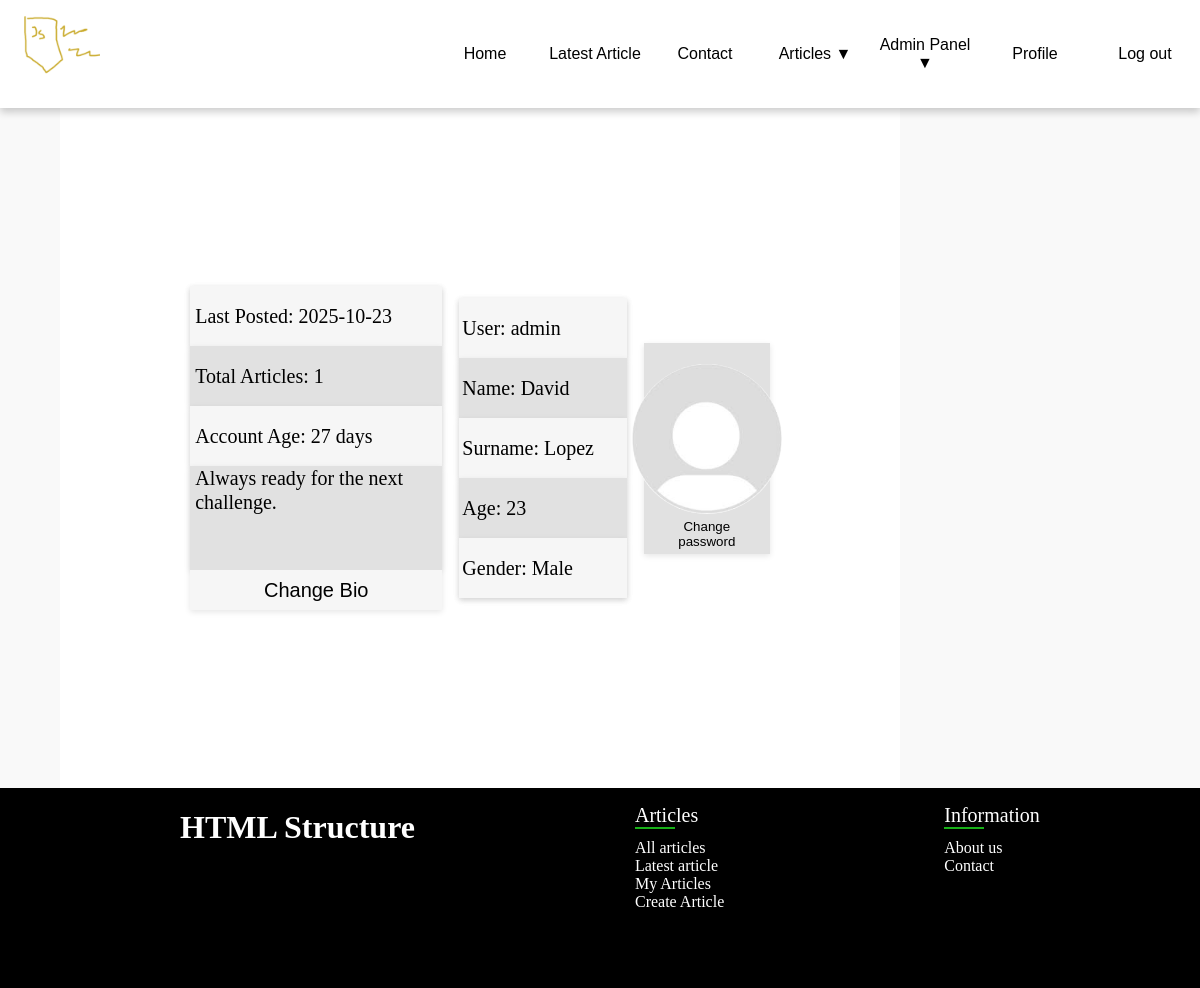
Page /profile.php (signed in) on the committed database.
### tables this page shows
CREATE TABLE `articles` (
  `id` int(11) NOT NULL,
  `title` text DEFAULT NULL,
  `article` text DEFAULT NULL,
  `ownerID` int(11) DEFAULT NULL,
  `date` date DEFAULT NULL,
  `image` text DEFAULT NULL,
  `categoryID` int(11) DEFAULT NULL
);

CREATE TABLE `user_data` (
  `userID` int(11) NOT NULL,
  `name` text DEFAULT NULL,
  `surname` text DEFAULT NULL,
  `age` int(11) DEFAULT NULL,
  `gender` varchar(10) DEFAULT NULL,
  `pfp` varchar(255) DEFAULT NULL,
  `dataID` int(11) NOT NULL,
  `bio` text DEFAULT NULL,
  `accAge` datetime DEFAULT NULL
);

CREATE TABLE `users` (
  `id` int(11) NOT NULL,
  `login` text DEFAULT NULL,
  `password` text DEFAULT NULL,
  `role` varchar(10) DEFAULT NULL
);

### profile.php (the view, shortened to what this page needs)
<?php
require('php/connection.php');
include('php/functions.php');
$user = checkSession($con);
if(isset($_GET['mode'])){
    $mode = $_GET['mode'];
}
else{
    $mode = 'none';
}
$query = $con->prepare("SELECT count(*) FROM articles WHERE ownerID = ?");
$query->bind_param("i",$user['id']);
$query->execute();
$articlesCount = $query->get_result()->fetch_row()[0];
$query = $con->prepare("SELECT date FROM articles WHERE ownerID = ? ORDER BY id DESC LIMIT 1");
$query->bind_param("i",$user['id']);
$query->execute();
$lastPosted = $query->get_result()->fetch_row()[0];
$query = $con->prepare("SELECT DATEDIFF(NOW(), accAge) AS accAge FROM user_data WHERE userID = ? LIMIT 1");
$query->bind_param("i",$user['id']);
$query->execute();
$accAge = $query->get_result()->fetch_row()[0];
?>
<!DOCTYPE html>
<html lang="pl">
<head>
    <link rel="stylesheet" href="style.css">
</head>
<body>
    <div class="container">
        <main class="profile">
                <div id='account'>
                    <div>Last Posted: <?php echo $lastPosted;?></div>
                    <div>Total Articles: <?php echo $articlesCount;?></div>
                    <div>Account Age: <?php echo $accAge;?> days</div>
                    <?php
                    if($mode == 'editbio'){
                    ?>
                        <form method='post' action='profile.php'>
                            <textarea name='bio'><?php echo $user['bio'];?></textarea>
                            <button type="submit">Save bio</button>
                        </form>
                    <?php
                    }
                    else{
                    ?>
                        <div id='bio'><?php echo $user['bio'];?></div>
                        <button onClick="location.href='profile.php?mode=editbio'">Change Bio</button>
                    <?php
                    }
                    ?>
                </div>
                <div id='user'>
                    <?php
                    if($mode == 'edituser'){
                    ?>
                    <?php
                    }
                    else{
                    ?>
                        <div>User: <?php echo $user['login'];?></div>
                        <div>Name: <?php echo $user['name'];?></div>
                        <div>Surname: <?php echo $user['surname'];?></div>
                        <div>Age: <?php echo $user['age']; ?></div>
                        <div>Gender: <?php echo $user['gender'];?></div>
                    <?php
                    }
                    ?>
                </div>
                <aside>
                    <img src="static/pfp/<?php echo $user['pfp']; ?>" alt="Profile picture" width="150vw" height="150vh">
                    <button onClick="location.href='php/changepassword.php'">Change password</button>
                </aside>
        </main>
    </div>
</body>
</html>

### style.css (style rules this page uses)
html,body { margin: 0; padding: 0; width: 100%; scrollbar-width: none; -ms-overflow-style: none; scroll-behavior: smooth; }
.container { width: 100%; display: flex; flex-direction: column; flex-wrap: wrap; background-color: #f9f9f9; }
main { min-height: 85vh; margin-left: 5%; display: flex; flex-direction: column; flex-wrap: wrap; align-content: space-around; align-items: center; }
.profile { width: 70%; background-color: white; font-size: 20px; display: flex; flex-direction: row; justify-content: center; }
.profile div { box-shadow: 0 2px 6px rgba(0,0,0,0.1); width: 20%; margin-right: 2%; }
.profile #account { width: 30%; }
.profile div div { padding-left: 2%; height: 3em; width: 98%; line-height: 3em; }
.profile #account #bio { height: 13vh; line-height: 1.2em; }
.profile div div:nth-child(even) { background-color: #e1e1e1; }
.profile div div:nth-child(odd) { background-color: #f6f6f6; }
.profile div button { font-size: 20px; width: 100%; border:none; cursor: pointer; transition: 0.3s ease; background-color: transparent; background-color: #e1e1e1; height: 5vh; }
.profile #account button { background-color: #f6f6f6; }
.profile aside { display: flex; flex-direction: column; width: 15%; background-color: #e1e1e1; box-shadow: 0 2px 6px rgba(0,0,0,0.1); align-items: center; padding-top: 2.5%; }
.profile aside button { width: 85%; border:none; cursor: pointer; transition: 0.3s ease; background-color: transparent; background-color: #e1e1e1; height: 5vh; }
.profile img { border-radius: 50% }

### rows in the picture
articles: date "2025-10-23"
user_data: bio "Always ready for the next challenge.", userID.login "admin", name "David", surname "Lopez", age "23", gender "Male", pfp (placeholder picture)

### other values in the picture
$articlesCount "1"
$accAge "27"
